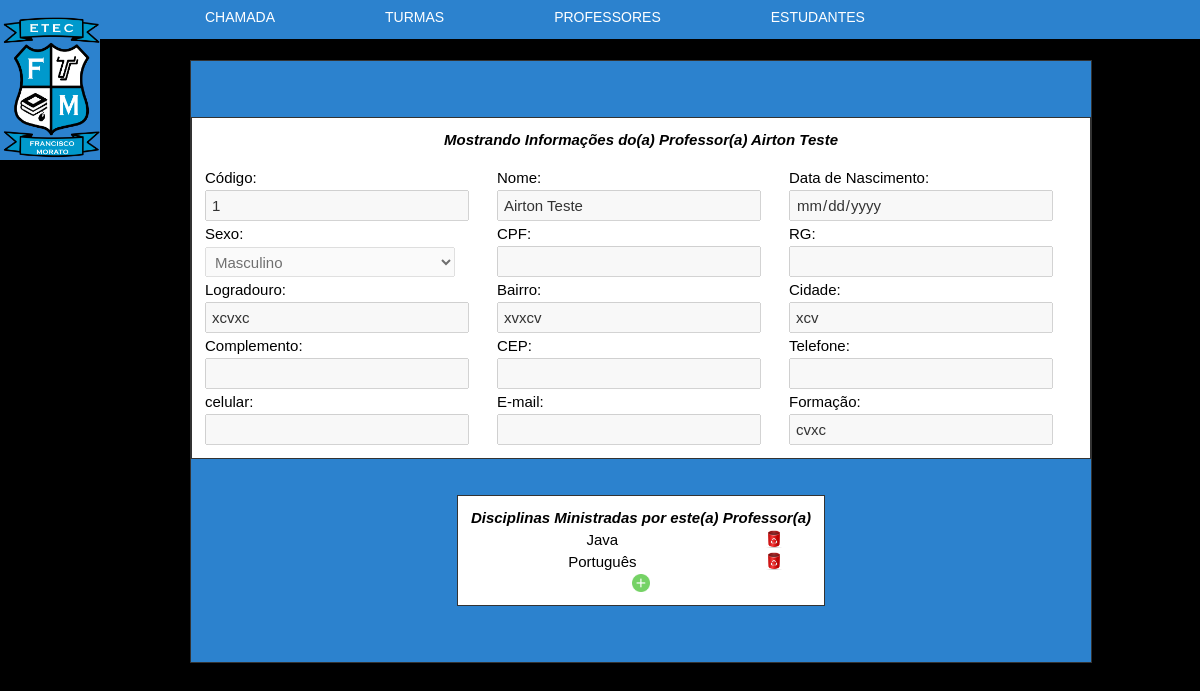
The page /admin/professores.php?pg=professor&op=visualizar&professor=1 on the database its author committed.
### tables this page shows
CREATE TABLE `professor` (
  `id_professor` smallint(5) UNSIGNED NOT NULL,
  `data_nascimento_professor` date NOT NULL,
  `nome_professor` varchar(120) NOT NULL,
  `sexo_professor` enum('MASCULINO','FEMININO','OUTRO') NOT NULL,
  `cpf` char(11) DEFAULT NULL,
  `rg_professor` varchar(14) DEFAULT NULL,
  `logradouro_professor` varchar(100) NOT NULL,
  `bairro_professor` varchar(60) NOT NULL,
  `cidade_professor` varchar(60) NOT NULL,
  `complemento_professor` varchar(100) DEFAULT NULL,
  `cep_professor` char(8) DEFAULT NULL,
  `telefone_professor` char(10) DEFAULT NULL,
  `celular_professor` char(11) DEFAULT NULL,
  `email` varchar(120) DEFAULT NULL,
  `formacao` varchar(120) NOT NULL
);

CREATE TABLE `disciplina_ministrada` (
  `id_disciplina_ministrada` mediumint(8) UNSIGNED NOT NULL,
  `id_professor` smallint(5) UNSIGNED DEFAULT NULL,
  `id_disciplina` tinyint(3) UNSIGNED DEFAULT NULL
);

CREATE TABLE `disciplina` (
  `id_disciplina` tinyint(3) UNSIGNED NOT NULL,
  `nome_disciplina` varchar(30) NOT NULL
);

### admin/professores.php (the view, shortened to what this page needs)
<?php require "topo.php"; ?>﻿
<!DOCTYPE html PUBLIC "-//W3C//DTD XHTML 1.0 Transitional//EN" "http://www.w3.org/TR/xhtml1/DTD/xhtml1-transitional.dtd">
<html xmlns="http://www.w3.org/1999/xhtml">
    <head>
        <link href="css/cursos_e_disciplinas.css" rel="stylesheet" type="text/css" />
    </head>
    <body>
        <?php if (@$_GET['pg'] == 'professor') { ?>
            <div id="box_curso">
                <br/><br/>
                <?php if (@$_GET['op'] == 'visualizar') { ?>
                    <?php
                    $cod_professor = $_GET['professor'];
                    $professor = "SELECT * FROM professor WHERE id_professor = '$cod_professor'";
                    $sql_professor = mysqli_query($conexao, $professor)or die(mysqli_error($conexao));
                    $prof_val = mysqli_fetch_assoc($sql_professor);
                    $dt_nasc_prof = $prof_val['data_nascimento_professor'];
                    $nome_prof = $prof_val['nome_professor'];
                    $sexo_prof = $prof_val['sexo_professor'];
                    $cpf_prof = $prof_val['cpf'];
                    $rg_prof = $prof_val['rg_professor'];
                    $logra_prof = $prof_val['logradouro_professor'];
                    $bairro_prof = $prof_val['bairro_professor'];
                    $cidade_prof = $prof_val['cidade_professor'];
                    $compl_prof = $prof_val['complemento_professor'];
                    $cep_prof = $prof_val['cep_professor'];
                    $tel_prof = $prof_val['telefone_professor'];
                    $cel_prof = $prof_val['celular_professor'];
                    $email_prof = $prof_val['email'];
                    $formacao_prof = $prof_val['formacao'];
                    ?>
                    <table width="900" border="0">
                        <tr>
                            <td colspan="3">
                                <center><strong><i>Mostrando Informações do(a) Professor(a) <?php echo $nome_prof; ?></i></i></strong></center>
                            </td>
                        </tr>
                        <tr>
                            <td>Código:</td>
                            <td>Nome:</td>
                            <td>Data de Nascimento:</td>
                        </tr>
                        <tr>
                            <td>
                                <input type="text" disabled name="cod_professor" id="textfield2" value="<?php echo $cod_professor; ?>">
                            </td>
                            <td>
                                <input type="text" disabled name="nome_professor" id="textfield2" maxlength="120" value="<?php echo $nome_prof; ?>">
                            </td>
                            <td>
                                <input type="date" disabled name="data_nascimento_professor" id="textfield3" value="<?php $dt_nasc_prof = date('Y-m-d', strtotime($dt_nasc_prof));
            echo $dt_nasc_prof; ?>">
                            </td>
                        </tr>
                        <tr>
                            <td>Sexo:</td>
                            <td>CPF:</td>
                            <td>RG:</td>
                        </tr>
                        <tr>
                            <td>
                                <select disabled name="sexo_professor" size="1" id="">
                                    <option value="<?php echo $sexo_prof; ?>"><?php $mostra_sexo = strtolower($sexo_prof);
            echo ucfirst($mostra_sexo); ?></option>
                                </select>
                            </td>
                            <td>
                                <input type="text" disabled name="cpf_professor" id="textfield4" maxlength="11" value="<?php echo $cpf_prof; ?>">
                            </td>
                            <td>
                                <input type="text" disabled name="rg_professor" id="textfield5" maxlength="14" value="<?php echo $rg_prof; ?>">
                            </td>
                        </tr>
                        <tr>
                            <td>Logradouro:</td>
                            <td>Bairro:</td>
                            <td>Cidade:</td>
                        </tr>
                        <tr>
                            <td>
                                <input type="text" disabled name="logradouro_professor" id="textfield6" value="<?php echo $logra_prof; ?>">
                            </td>
                            <td>
                                <input type="text" disabled name="bairro_professor" id="textfield8" value="<?php echo $bairro_prof; ?>">
                            </td>
                            <td>
                                <input type="text" disabled name="cidade_professor" id="textfield6" value="<?php echo $cidade_prof; ?>">
                            </td>
                        </tr>
                        <tr>
                            <td>Complemento:</td>
                            <td>CEP:</td>
                            <td>Telefone:</td>
                        </tr>
                        <tr>
                            <td>
                                <input type="text" disabled name="complemento_professor" id="textfield7" value="<?php echo $compl_prof; ?>">
                            </td>
                            <td>
                                <input type="text" disabled name="cep_professor" id="textfield8" maxlength="8" value="<?php echo $cep_prof; ?>">
                            </td>
                            <td>
                                <input type="text" disabled name="telefone_professor" id="textfield6" maxlength="10" value="<?php echo $tel_prof; ?>">
                            </td>
                        </tr>
                        <tr>
                            <td>celular:</td>
                            <td>E-mail:</td>
                            <td>Formação:</td>
                        </tr>
                        <tr>
                            <td>
                                <input type="text" disabled name="celular_professor" id="textfield7" maxlength="11" value="<?php echo $cel_prof; ?>">
                            </td>
                            <td>
                                <input type="email" disabled name="email_professor" id="textfield8" value="<?php echo $email_prof; ?>">
                            </td>
                            <td>
                                <input type="text" disabled name="formacao_professor" id="textfield6" value="<?php echo $formacao_prof; ?>">
                            </td>
                        </tr>
                    </table>
                    <br/><br/>
                    <table>
                        <tr>
                            <td colspan="2"><center><strong><i>Disciplinas Ministradas por este(a) Professor(a)</i></strong></center></td>
                        </tr>
                        <?php
                        $disc_prof = "SELECT * FROM disciplina_ministrada dm INNER JOIN professor p ON dm.id_professor = p.id_professor INNER JOIN disciplina d on d.id_disciplina = dm.id_disciplina WHERE p.id_professor = '$cod_professor'";
                        $sql_disc_prof = mysqli_query($conexao, $disc_prof)or die(mysqli_error($conexao));
                        while ($disc = mysqli_fetch_assoc($sql_disc_prof)) {
                            ?>
                            <tr>
                                <td>
                                    <center><?php echo $disc['nome_disciplina']; ?></center>
                                </td>
                                <td>
                                    <center><a href="professores.php?pg=professor&amp;op=deletaMateria&mat=<?php echo $disc['id_disciplina']; ?>&professor=<?php echo $cod_professor; ?>"><img src="img/deletar.ico" width="18" height="18" border="0" title="Remover"> </a></center>
                                </td>
                            </tr>
        <?php } ?>
                        <tr>
                            <td colspan="2">
                                <center><a href="professores.php?pg=cadastra_disciplinas_ministradas&professor=<?php echo $cod_professor; ?>"><img title="Adicionar Nova" src="img/add.png" width="18" height="18" border="0"></a></center>
                            </td>
                        </tr>
                    </table>
                    <br/><br/>
                    <?php die;
                } ?>
            <?php }  ?>

### admin/css/topo.css (style rules this page uses)
body { background-color: #000; padding:0; margin:0; }

### admin/css/cursos_e_disciplinas.css (style rules this page uses)
#box_curso { width:auto; background:#2C82CE; height:auto; float:left; text-align:left; margin:20px 0 20px 190px; border:1px solid #333; padding: 20px 0px; }
#box_curso table { border:1px solid #333; padding:10px; background:#FFF; margin:0 0 10px 0; margin:auto; font:15px Arial, Helvetica, sans-serif; text-align:left; }
#box_curso select { width:250px; padding:5px; height:30px; color:#333; font:15px Arial, Helvetica, sans-serif; }
#box_curso input { width:250px; padding:5px; height:17px; color:#333; font:15px Arial, Helvetica, sans-serif; }

### rows shown on the page
professor: nome_professor "Airton Teste", sexo_professor "Masculino", logradouro_professor "xcvxc", bairro_professor "xvxcv", cidade_professor "xcv", formacao_professor "cvxc"
disciplina_ministrada: id_disciplina.nome_disciplina "Java"
disciplina_ministrada: id_disciplina.nome_disciplina "Português"
